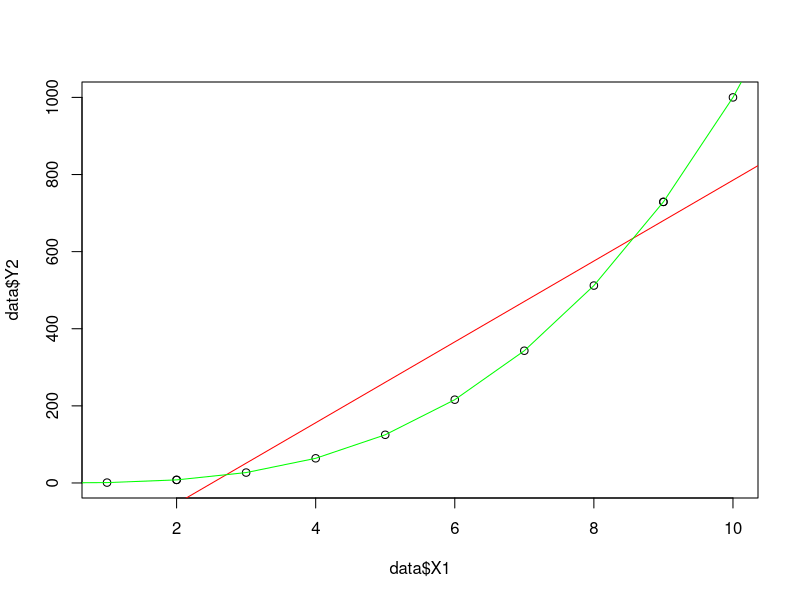

This figure's R source: (Note: this script raises an error after producing the figure.)
data<-read.csv('data/vik_table_9_2.csv')

data$Y2<-data$X1 ** 3
data$X13<-data$X1**3


model1<-lm(Y2~X1, data=data)
model2<-lm(Y2~X13, data=data)

plot(data$X1,data$Y2)

coef1<-model1$coefficients
coef2<-model2$coefficients

x_values<-0:11

predict1 <- coef1[1] + coef1[2] * x_values
predict2 <- coef2[1] + coef2[2] * x_values ** 3

points(x_values, predict1, type='l', col='red')
points(x_values, predict2, type='l', col='green')

summary()

